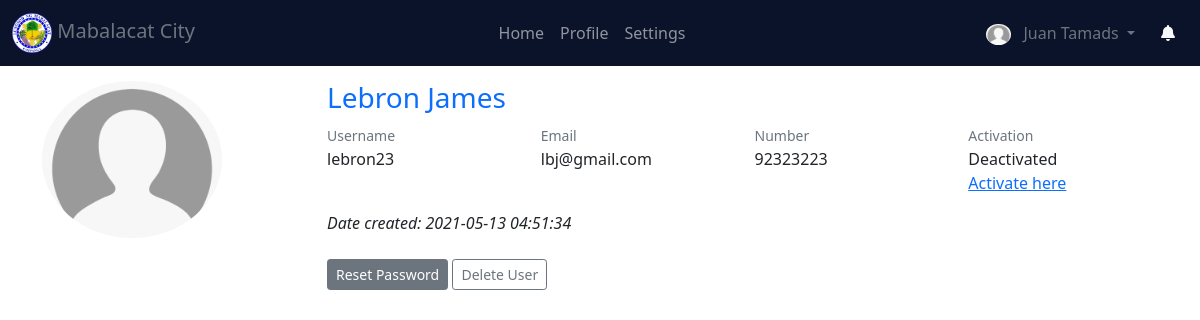
/view_account/4 (signed in), run on the app's committed database.
### website/models.py (models this page shows)
class User(db.Model, UserMixin):
    id = db.Column(db.Integer, primary_key=True)
    image = db.Column(db.String(255), default="default.png")
    name = db.Column(db.String(150), unique=True)
    username = db.Column(db.String(150), unique=True)
    password = db.Column(db.String(150))
    email = db.Column(db.String(150), unique=True)
    number = db.Column(db.Integer, unique=True)
    role = db.Column(db.String(150), default="User")
    activated = db.Column(db.Integer, default=0)
    created_at = db.Column(db.DateTime(timezone=True), default=func.now())
    updated_at = db.Column(db.DateTime(timezone=True), default=func.now())
    items = db.relationship('Item')
    feedbacks = db.relationship('Feedback', backref='user')
    issues = db.relationship('Issue', backref='user')
    logs = db.relationship('Log', backref='user')

### website/management.py (the view)
@management.route('/view_account/<accountId>')
@login_required
def view_account(accountId):
    user = User.query.get(accountId)
    return render_template("view_account.html", user=user)

### website/templates/view_account.html (shortened to what this page needs)
{% extends "base.html" %}
{% block main_content %}
<div class="container py-3" style="margin-top: 65px;">
    <div class="row">
        <div class="col-sm-3">
            {% if user.image %}
                <img src="{{ url_for('static', filename='profile_pics/'+user.image) }}" style="border-radius: 50%; width: 180px;">
            {% else %}
                <img src="{{ url_for('static', filename='profile_pics/default.png') }}" style="border-radius: 50%; width: 180px;">
            {% endif %}
        </div>
        <div class="col-sm-9">
            <h3 class="text-primary">{{ user.name }}</h3>
            <div class="row">
                <div class="col-sm-3">
                    <small class="text-muted">Username</small>
                    <p>{{ user.username }}</p>
                </div>
                <div class="col-sm-3">
                    <small class="text-muted">Email</small>
                    <p>{{ user.email }}</p>
                </div>
                <div class="col-sm-3">
                    <small class="text-muted">Number</small>
                    <p>{{ user.number }}</p>
                </div>
                <div class="col-sm-3">
                    <small class="text-muted">Activation</small>
                    {% if user.activated == 0 %}
                        <p>Deactivated<br><a href="/user_activate/{{ user.id }}" onclick="return confirm('Activate user?')">Activate here</a></p>
                    {% else %}
                        <p>Activated<br><a href="/user_deactivate/{{ user.id }}" onclick="return confirm('Deactivate user?')">Remove activation here</a></p>
                    {% endif %}
                </div>
            </div>
            <i>Date created: {{ user.created_at }}</i><br><br>
            <a href="/reset_password/{{ user.id }}" class="btn btn-sm btn-secondary" onclick="return confirm('Reset Password?')">Reset Password</a>
            <a href="/delete_account/{{ user.id }}" class="btn btn-sm btn-outline-secondary" onclick="return confirm('Delete user?')">Delete User</a>
        </div>
    </div>
</div>
{% endblock %}

### website/templates/base.html (shortened to what this page needs)
<!DOCTYPE html>
<html lang="en">
<head>
    <link href="{{ url_for('static', filename='css/bootstrap.min.css') }}" rel="stylesheet">
    <link href="{{ url_for('static', filename='custom.css') }}" rel="stylesheet">
    <link rel="stylesheet" href="//cdn.datatables.net/1.10.24/css/jquery.dataTables.min.css">
    <link href="{{ url_for('static', filename='css/bootstrap-lightbox.min.css') }}" rel="stylesheet">
</head>
<body>
    <nav class="navbar fixed-top navbar-expand-lg navbar-dark theme_bg">
        <div class="container-fluid">
          <div class="collapse navbar-collapse" id="navbarTogglerDemo01">
            <a class="navbar-brand text-muted" href="/">
                <img src="{{ url_for('static', filename='logo.png') }}" height="40px">
                Mabalacat City
            </a>
            <ul class="navbar-nav mx-auto mb-2 mb-lg-0">
                <li class="nav-item">
                  <a class="nav-link" href="/" {% if request.url_rule.endpoint == "inventory.inventory_home" %}id="nav_active"{% endif %}>Home</a>
                </li>
              <li class="nav-item">
                <a class="nav-link" href="/profile" {% if request.url_rule.endpoint == "auth.profile" %}id="nav_active"{% endif %}>Profile</a>
              </li>
              <li class="nav-item">
                <a class="nav-link" href="/settings" {% if request.url_rule.endpoint == "auth.settings" %}id="nav_active"{% endif %}>Settings</a>
              </li>
            </ul>
            <div class="d-flex">
                <div class="dropdown">
                    <button class="btn theme_bg text-muted dropdown-toggle" type="button" id="dropdownMenuButton1" data-bs-toggle="dropdown" aria-expanded="false">
                      {% if current_user.image %}
                        <img src="{{ url_for('static', filename='item_images/'+current_user.image) }}" style="border-radius: 50%; width: 25px;">
                      {% else %}
                          <img src="{{ url_for('static', filename='item_images/default.png') }}" style="border-radius: 50%; width: 25px;">
                      {% endif %}
                      {{ current_user.name }}
                    </button>
                </div>
                <a class="btn text-light" href="/item_notification">
                  <i class="fa fa-bell" aria-hidden="true"></i>
                </a>
            </div>
          </div>
        </div>
      </nav>
    {% block main_content %}
    {% endblock %}
</body>
</html>

### website/static/custom.css (style rules this page uses)
.theme_bg { background-color: #0b132b; }

### website/templates/base.html (style rules this page uses)
.theme_bg { background-color: #0b132b; }

### data on the page
User: image (placeholder picture), name "Juan Tamads"
User: name "Lebron James", username "lebron23", email "lbj@gmail.com", number "92323223", created_at "2021-05-13 04:51:34"
